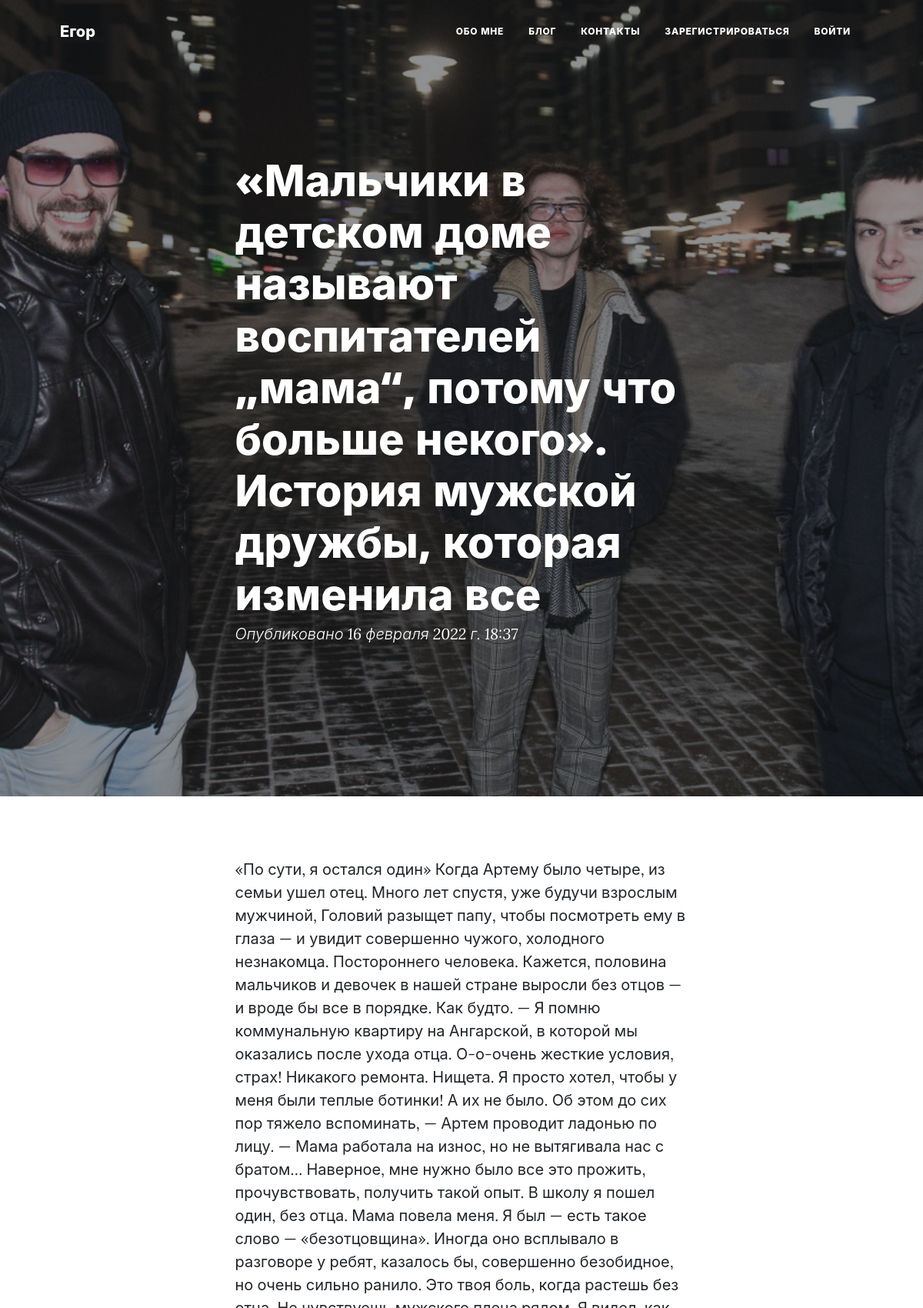
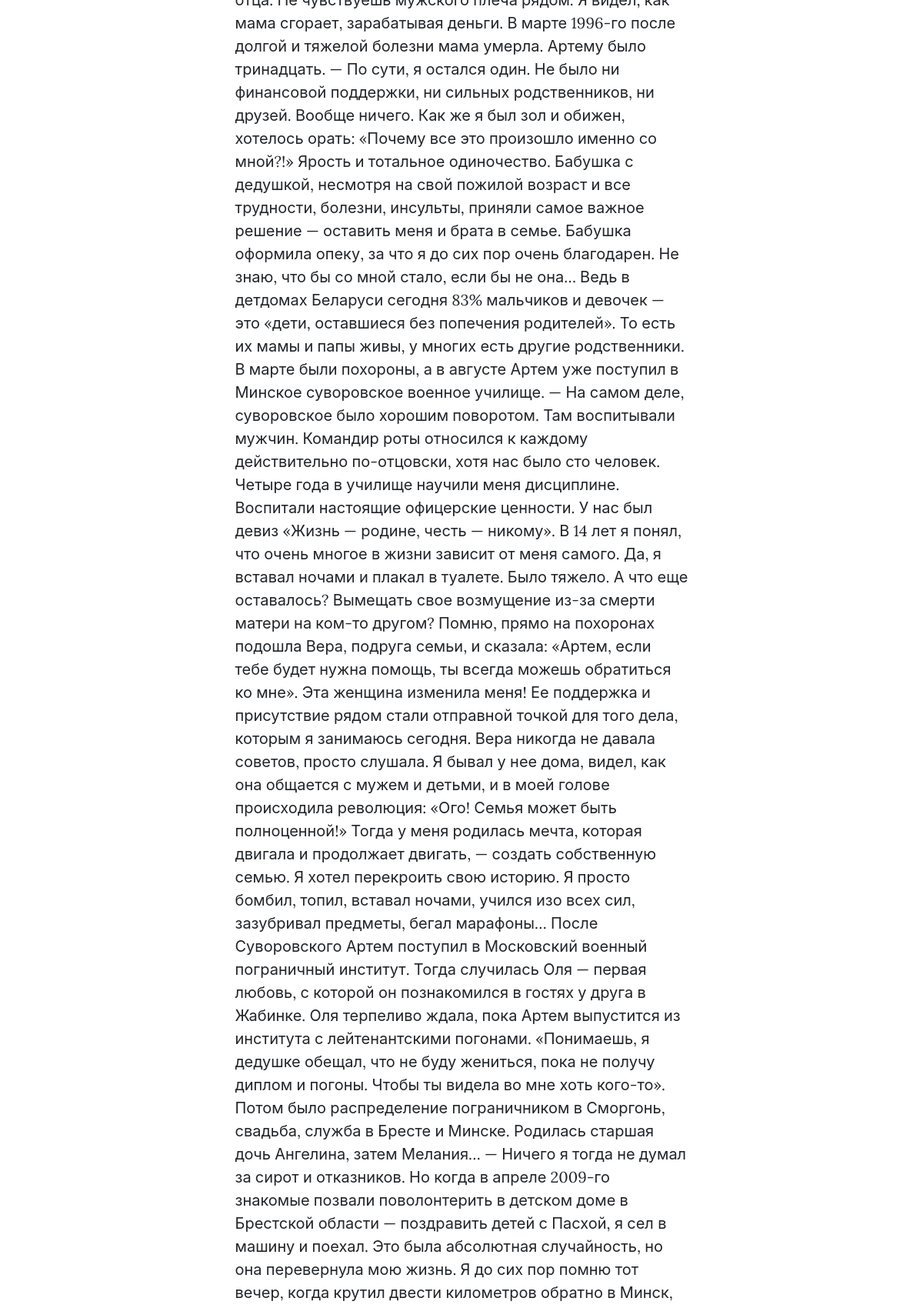
Screenshot of /news/2/ (upper part) with the database file from the repository (2 pictures, top to bottom).
### main/models.py (models this page shows, shortened)
class News(models.Model):
    header = models.CharField(verbose_name='Заголовок', max_length=150)
    annotation = models.TextField(verbose_name='Аннотация')
    full_text = RichTextField(blank=True, null=True, verbose_name='Текст статьи')
    image = models.ImageField(verbose_name='Изображение', blank=True, upload_to='media/img/news_img/%Y/%m/%d/')
    created_at = models.DateTimeField(verbose_name='Дата публикации', auto_now_add=True)
    updated_at = models.DateTimeField(verbose_name='Дата редактирования', auto_now=True)
    category = models.ForeignKey('Categories', on_delete=models.PROTECT, verbose_name='Категория')
    class Meta:
        verbose_name = 'Новость'
        verbose_name_plural = 'Новости'
        ordering = ['-created_at']

### main/views.py (the view)
# urls.py: path('news/<int:pk>/', BlogNewsDetail.as_view(), name='news'),
class BlogNewsDetail(DetailView):
    model = News
    template_name = 'main/news_detail.html'
    context_object_name = 'news'
    extra_context = {}

### main/templates/main/news_detail.html (shortened to what this page needs)
{% extends 'main/base.html' %}
{% load static %}
{% block header %}
        <header class="masthead" style="background-image: url('{{ news.image.url }}')">
            <div class="container position-relative px-4 px-lg-5">
                <div class="row gx-4 gx-lg-5 justify-content-center">
                    <div class="col-md-10 col-lg-8 col-xl-7">
                        <div class="post-heading">
                            <h1>{{ news.header }}</h1>
                            <span class="meta">
                                Опубликовано {{ news.created_at }}
                            </span>
                        </div>
                    </div>
                </div>
            </div>
        </header>
{% endblock %}
{% block main %}
        <article class="mb-4">
            <div class="container px-4 px-lg-5">
                <div class="row gx-4 gx-lg-5 justify-content-center">
                    <div class="col-md-10 col-lg-8 col-xl-7">
                        <p>{{ news.full_text|safe }}</p>
                    </div>
                </div>
            </div>
        </article>
{% endblock %}

### rows the page displays
News: image (picture), header "«Мальчики в детском доме называют воспитателей „мама“, потому что больше некого». История мужской дружбы, которая изменила все", created_at "16 февраля 2022 г. 18:37"
